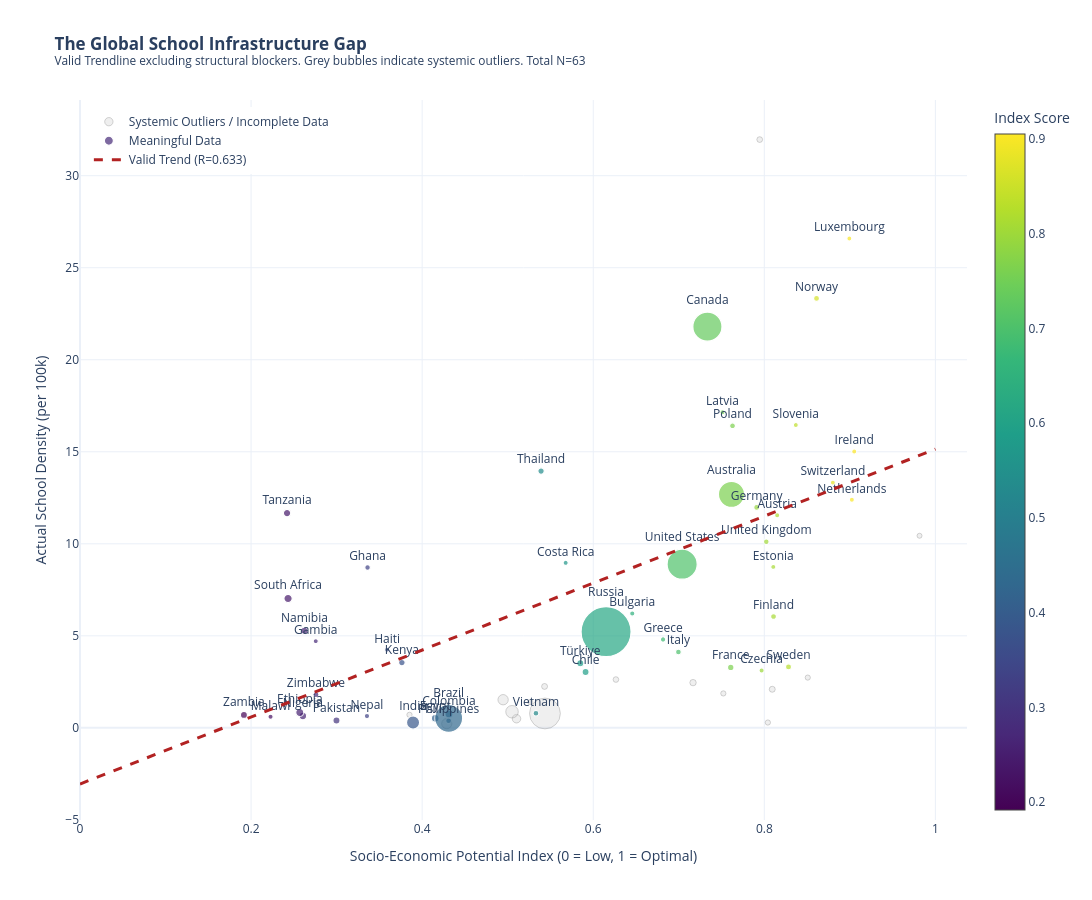

Notebook code cell kept with this figure:
### Code cell
import plotly.graph_objects as go
import numpy as np
from scipy import stats
from sklearn.preprocessing import MinMaxScaler

# --- 1. Vorbereitung der Daten-Gruppen ---
# Gruppe A: Deine validen Länder
df_valid = df_meaningful.copy()

# Gruppe B: Alle anderen (Blockierer & Länder mit fehlenden Werten)
# Wir finden sie, indem wir alle aus df_analysis nehmen, die nicht in df_valid sind
df_excluded = df_analysis[~df_analysis['Country'].isin(df_valid['Country'])].copy()

# --- 2. Index-Logik (Berechnung basierend auf df_valid) ---
# Gewichte berechnen (wie zuvor)
factors = ['GDP_per_capita', 'Gini_index', 'Human_capital_index_plus', 'Land_area']
weights = {}
for col in factors:
    x_val = np.log10(df_valid[col]) if col in ['GDP_per_capita', 'Land_area'] else df_valid[col]
    r, _ = stats.pearsonr(x_val, df_valid['School_density'])
    weights[col] = abs(r)

# Skalierung initialisieren (fit nur auf validen Daten!)
scaler = MinMaxScaler()
def prepare_features(df):
    temp = df.copy()
    # Fehlende Werte in den ausgeschlossenen Ländern füllen wir mit dem Median der validen Länder 
    # (damit sie im Graph platziert werden können)
    for col in factors:
        temp[col] = temp[col].fillna(df_valid[col].median())
    
    temp['Gini_inv'] = df_valid['Gini_index'].max() - temp['Gini_index']
    temp['Area_inv'] = np.log10(df_valid['Land_area']).max() - np.log10(temp['Land_area'])
    temp['GDP_log'] = np.log10(temp['GDP_per_capita'].replace(0, 1)) # Vermeide log(0)
    return temp

df_valid_proc = prepare_features(df_valid)
df_excl_proc = prepare_features(df_excluded)

# Skalieren
cols_to_scale = ['GDP_log', 'Gini_inv', 'Human_capital_index_plus', 'Area_inv']
df_valid_proc[cols_to_scale] = scaler.fit_transform(df_valid_proc[cols_to_scale])
df_excl_proc[cols_to_scale] = scaler.transform(df_excl_proc[cols_to_scale]) # Transform nutzt die Skala von 'valid'

# Index berechnen
total_w = sum(weights.values())
for df in [df_valid_proc, df_excl_proc]:
    df['Combined_Potential_Index'] = (
        (df['GDP_log'] * weights['GDP_per_capita'] +
         df['Gini_inv'] * weights['Gini_index'] +
         df['Human_capital_index_plus'] * weights['Human_capital_index_plus'] +
         df['Area_inv'] * weights['Land_area']) / total_w
    )

# Bubble Size (5 bis 50)
all_areas = df_analysis['Land_area']
def get_size(series):
    return np.interp(series, (all_areas.min(), all_areas.max()), (5, 50))

df_valid_proc['Bubble_Size'] = get_size(df_valid_proc['Land_area'])
df_excl_proc['Bubble_Size'] = get_size(df_excl_proc['Land_area'])

# --- 3. Visualisierung ---
fig = go.Figure()

# A. Graue Bubbles (Ausgeschlossene Länder)
fig.add_trace(go.Scatter(
    x=df_excl_proc['Combined_Potential_Index'],
    y=df_excl_proc['School_density'],
    mode='markers',
    name='Systemic Outliers / Incomplete Data',
    text=df_excl_proc['Country'],
    marker=dict(
        size=df_excl_proc['Bubble_Size'],
        color='rgba(200, 200, 200, 0.4)', # Dezentes Grau
        line=dict(width=0.5, color='gray')
    ),
    hovertemplate="<b>%{text} (Excluded)</b><br>Index: %{x:.3f}<br>Dichte: %{y:.2f}<extra></extra>"
))

# B. Farbige Bubbles (Meaningful Data)
fig.add_trace(go.Scatter(
    x=df_valid_proc['Combined_Potential_Index'],
    y=df_valid_proc['School_density'],
    mode='markers+text',
    name='Meaningful Data',
    text=df_valid_proc['Country'],
    textposition="top center",
    marker=dict(
        size=df_valid_proc['Bubble_Size'],
        color=df_valid_proc['Combined_Potential_Index'],
        colorscale='Viridis',
        showscale=True,
        colorbar=dict(title="Index Score"),
        line=dict(width=1.2, color='white')
    ),
    hovertemplate="<b>%{text}</b><br>Index: %{x:.3f}<br>Dichte: %{y:.2f}<extra></extra>"
))

# C. Trendlinie (nur basierend auf validen Daten)
slope, intercept, r_master, _, _ = stats.linregress(df_valid_proc['Combined_Potential_Index'], df_valid_proc['School_density'])
line_x = np.array([0, 1])
line_y = slope * line_x + intercept

fig.add_trace(go.Scatter(
    x=line_x, y=line_y,
    mode='lines',
    name=f'Valid Trend (R={r_master:.3f})',
    line=dict(color='firebrick', dash='dash', width=3)
))

# Layout
fig.update_layout(
    title='<b>The Global School Infrastructure Gap</b><br>' +
          f'<sup>Valid Trendline excluding structural blockers. Grey bubbles indicate systemic outliers. Total N={len(df_analysis)}</sup>',
    xaxis_title='Socio-Economic Potential Index (0 = Low, 1 = Optimal)',
    yaxis_title='Actual School Density (per 100k)',
    template='plotly_white',
    height=900, width=1300,
    legend=dict(yanchor="top", y=0.99, xanchor="left", x=0.01)
)

fig.show()

### Figure 1 — Plotly figure (JSON) as saved in the notebook; plotly's stock layout.template omitted (floating-point values rounded to 4 significant figures)
{"data": [{"hovertemplate": "<b>%{text} (Excluded)</b><br>Index: %{x:.3f}<br>Dichte: %{y:.2f}<extra></extra>", "marker": {"color": "rgba(200, 200, 200, 0.4)", "line": {"color": "gray", "width": 0.5}, "size": [5.193, 6.371, 5.266, 5.0, 5.63, 5.25, 8.515, 5.722, 10.34, 5.901, 6.0, 10.2, 5.292, 5.13, 30.8, 12.52]}, "mode": "markers", "name": "Systemic Outliers / Incomplete Data", "text": ["United Arab Emirates", "Spain", "South Korea", "Singapore", "Romania", "Portugal", "Peru", "New Zealand", "Mexico", "Malaysia", "Japan", "Indonesia", "Guatemala", "Dominican Republic", "China", "Argentina"], "type": "scatter", "x": [0.8508, 0.7166, 0.8041, 0.9814, 0.6265, 0.7521, 0.5103, 0.7946, 0.4946, 0.5431, 0.8092, 0.4288, 0.3852, 0.5264, 0.5435, 0.505], "y": [2.731, 2.457, 0.2898, 10.44, 2.624, 1.87, 0.4968, 31.96, 1.528, 2.25, 2.097, 0.2293, 0.7063, 1.4, 0.7807, 0.8753]}, {"hovertemplate": "<b>%{text}</b><br>Index: %{x:.3f}<br>Dichte: %{y:.2f}<extra></extra>", "marker": {"color": [0.2759, 0.1916, 0.533, 0.7039, 0.8023, 0.5849, 0.539, 0.2421, 0.8801, 0.8283, 0.2432, 0.8368, 0.615, 0.7628, 0.4309, 0.2998, 0.861, 0.2605, 0.9023, 0.3355, 0.2624, 0.2227, 0.8994, 0.7511, 0.3763, 0.6995, 0.9051, 0.3894, 0.359, 0.6816, 0.3361, 0.791, 0.2756, 0.7607, 0.8107, 0.2569, 0.8105, 0.4153, 0.7968, 0.5677, 0.4313, 0.591, 0.7334, 0.6456, 0.431, 0.815, 0.7616], "colorbar": {"title": {"text": "Index Score"}}, "colorscale": [[0, "#440154"], [0.1111, "#482878"], [0.2222, "#3e4989"], [0.3333, "#31688e"], [0.4444, "#26828e"], [0.5556, "#1f9e89"], [0.6667, "#35b779"], [0.7778, "#6ece58"], [0.8889, "#b5de2b"], [1, "#fde725"]], "line": {"color": "white", "width": 1.2}, "showscale": true, "size": [6.061, 7.041, 5.859, 30.13, 5.663, 7.113, 6.402, 7.432, 5.107, 6.117, 8.331, 5.053, 50.0, 5.84, 5.817, 7.116, 5.999, 7.501, 5.091, 5.392, 7.26, 5.257, 5.005, 5.169, 6.594, 5.811, 5.187, 13.17, 5.074, 5.352, 5.623, 5.958, 5.026, 6.479, 5.833, 8.099, 5.115, 7.733, 5.21, 5.138, 8.047, 7.039, 29.15, 5.296, 27.97, 5.225, 26.13]}, "mode": "markers+text", "name": "Meaningful Data", "text": ["Zimbabwe", "Zambia", "Vietnam", "United States", "United Kingdom", "Türkiye", "Thailand", "Tanzania", "Switzerland", "Sweden", "South Africa", "Slovenia", "Russia", "Poland", "Philippines", "Pakistan", "Norway", "Nigeria", "Netherlands", "Nepal", "Namibia", "Malawi", "Luxembourg", "Latvia", "Kenya", "Italy", "Ireland", "India", "Haiti", "Greece", "Ghana", "Germany", "Gambia", "France", "Finland", "Ethiopia", "Estonia", "Egypt", "Czechia", "Costa Rica", "Colombia", "Chile", "Canada", "Bulgaria", "Brazil", "Austria", "Australia"], "textposition": "top center", "type": "scatter", "x": [0.2759, 0.1916, 0.533, 0.7039, 0.8023, 0.5849, 0.539, 0.2421, 0.8801, 0.8283, 0.2432, 0.8368, 0.615, 0.7628, 0.4309, 0.2998, 0.861, 0.2605, 0.9023, 0.3355, 0.2624, 0.2227, 0.8994, 0.7511, 0.3763, 0.6995, 0.9051, 0.3894, 0.359, 0.6816, 0.3361, 0.791, 0.2756, 0.7607, 0.8107, 0.2569, 0.8105, 0.4153, 0.7968, 0.5677, 0.4313, 0.591, 0.7334, 0.6456, 0.431, 0.815, 0.7616], "y": [1.803, 0.7037, 0.7922, 8.894, 10.11, 3.508, 13.95, 11.67, 13.33, 3.311, 7.03, 16.45, 5.225, 16.41, 0.3885, 0.398, 23.33, 0.6447, 12.39, 0.6408, 5.28, 0.6003, 26.59, 17.15, 3.544, 4.122, 15.01, 0.2874, 4.247, 4.805, 8.714, 11.97, 4.71, 3.282, 6.05, 0.833, 8.744, 0.5149, 3.118, 8.967, 0.7563, 3.036, 21.8, 6.21, 0.5189, 11.55, 12.69]}, {"line": {"color": "firebrick", "dash": "dash", "width": 3}, "mode": "lines", "name": "Valid Trend (R=0.633)", "type": "scatter", "x": [0, 1], "y": [-3.051, 15.14]}], "layout": {"height": 900, "legend": {"x": 0.01, "xanchor": "left", "y": 0.99, "yanchor": "top"}, "title": {"text": "<b>The Global School Infrastructure Gap</b><br><sup>Valid Trendline excluding structural blockers. Grey bubbles indicate systemic outliers. Total N=63</sup>"}, "width": 1300, "xaxis": {"title": {"text": "Socio-Economic Potential Index (0 = Low, 1 = Optimal)"}}, "yaxis": {"title": {"text": "Actual School Density (per 100k)"}}}}
